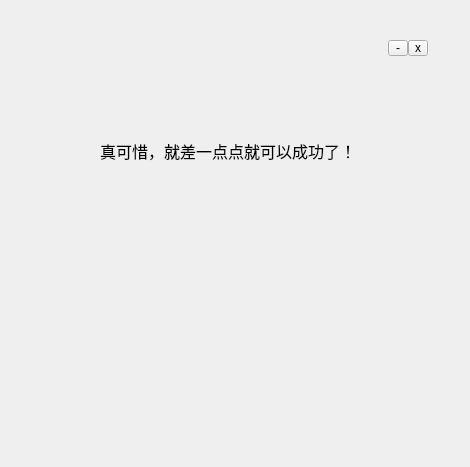
<?xml version="1.0" encoding="UTF-8"?>
<ui version="4.0">
 <class>fail</class>
 <widget class="QWidget" name="fail">
  <property name="geometry">
   <rect>
    <x>0</x>
    <y>0</y>
    <width>470</width>
    <height>467</height>
   </rect>
  </property>
  <property name="windowTitle">
   <string>Form</string>
  </property>
  <property name="styleSheet">
   <string notr="true">QLabel{
color :#rgb(183, 249, 255);
front-size:16px;
}
QFrame{
border: rgba(0,0,0);
background-image:url(F:/program/design/fail.webp);
}</string>
  </property>
  <widget class="QFrame" name="frame">
   <property name="geometry">
    <rect>
     <x>50</x>
     <y>40</y>
     <width>381</width>
     <height>411</height>
    </rect>
   </property>
   <property name="frameShape">
    <enum>QFrame::StyledPanel</enum>
   </property>
   <property name="frameShadow">
    <enum>QFrame::Raised</enum>
   </property>
   <widget class="QLabel" name="label">
    <property name="geometry">
     <rect>
      <x>50</x>
      <y>60</y>
      <width>251</width>
      <height>101</height>
     </rect>
    </property>
    <property name="font">
     <font>
      <family>幼圆</family>
      <pointsize>12</pointsize>
     </font>
    </property>
    <property name="text">
     <string>真可惜，就差一点点就可以成功了！</string>
    </property>
   </widget>
   <widget class="QToolButton" name="toolButton">
    <property name="geometry">
     <rect>
      <x>358</x>
      <y>0</y>
      <width>20</width>
      <height>16</height>
     </rect>
    </property>
    <property name="text">
     <string>x</string>
    </property>
   </widget>
   <widget class="QToolButton" name="toolButton_2">
    <property name="geometry">
     <rect>
      <x>338</x>
      <y>0</y>
      <width>20</width>
      <height>16</height>
     </rect>
    </property>
    <property name="text">
     <string>-</string>
    </property>
   </widget>
  </widget>
 </widget>
 <resources/>
 <connections/>
</ui>
